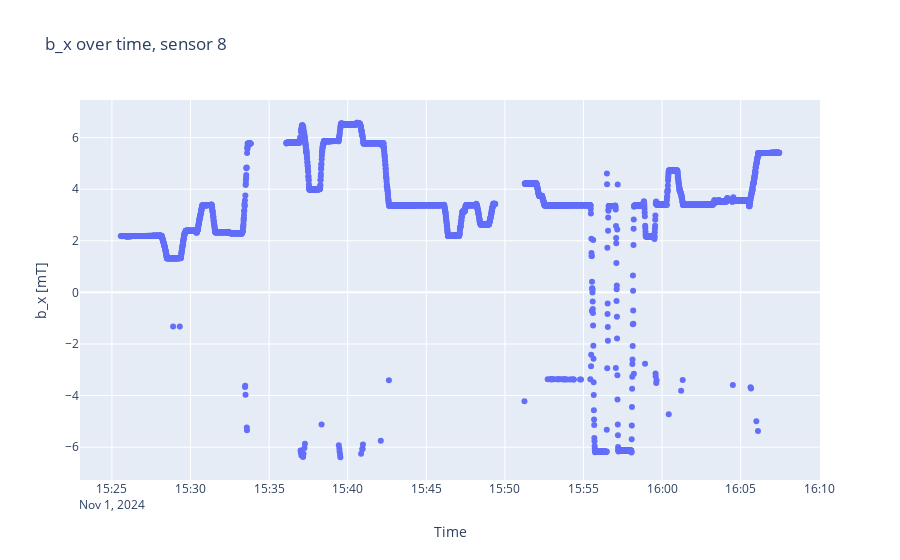
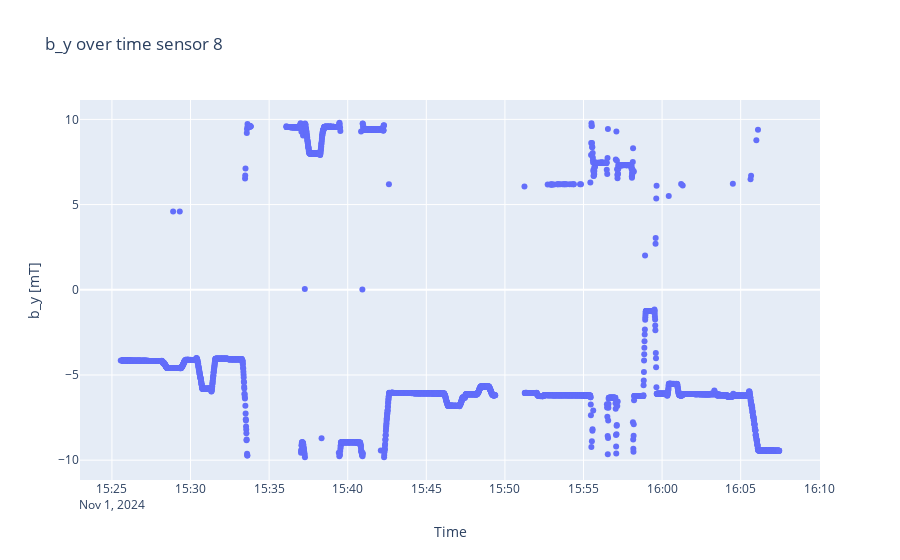
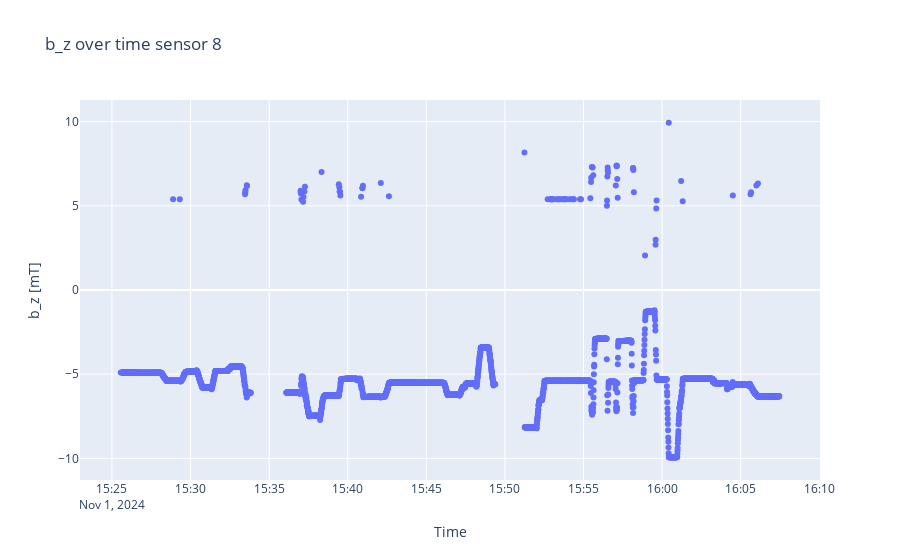

Notebook source saved alongside these figures, in order:
### Code cell
folder = os.path.join('..', './MLX11012024_D52N52_GKLOGS')
B, timestamps, pos = importdata_corr(folder)
sensorplots(B, timestamps,8)
display(pos)

### Figure 1 — Plotly figure (JSON) as saved in the notebook; plotly's stock layout.template omitted (floating-point values rounded to 4 significant figures; data arrays with more than 128 entries replaced by an {"elided": "..."} marker saying what was removed)
{"data": [{"mode": "markers", "type": "scatter", "x": {"elided": "4057 str values"}, "y": {"elided": "4057 float values"}}], "layout": {"title": {"text": "b_x over time, sensor 8"}, "xaxis": {"title": {"text": "Time"}}, "yaxis": {"scaleanchor": "y", "title": {"text": "b_x [mT]"}}}}

### Figure 2 — Plotly figure (JSON) as saved in the notebook; plotly's stock layout.template omitted (floating-point values rounded to 4 significant figures; data arrays with more than 128 entries replaced by an {"elided": "..."} marker saying what was removed)
{"data": [{"mode": "markers", "type": "scatter", "x": {"elided": "4057 str values"}, "y": {"elided": "4057 float values"}}], "layout": {"title": {"text": "b_y over time sensor 8"}, "xaxis": {"title": {"text": "Time"}}, "yaxis": {"scaleanchor": "y", "title": {"text": "b_y [mT]"}}}}

### Figure 3 — Plotly figure (JSON) as saved in the notebook; plotly's stock layout.template omitted (floating-point values rounded to 4 significant figures; data arrays with more than 128 entries replaced by an {"elided": "..."} marker saying what was removed)
{"data": [{"mode": "markers", "type": "scatter", "x": {"elided": "4057 str values"}, "y": {"elided": "4057 float values"}}], "layout": {"title": {"text": "b_z over time sensor 8"}, "xaxis": {"title": {"text": "Time"}}, "yaxis": {"scaleanchor": "y", "title": {"text": "b_z [mT]"}}}}
